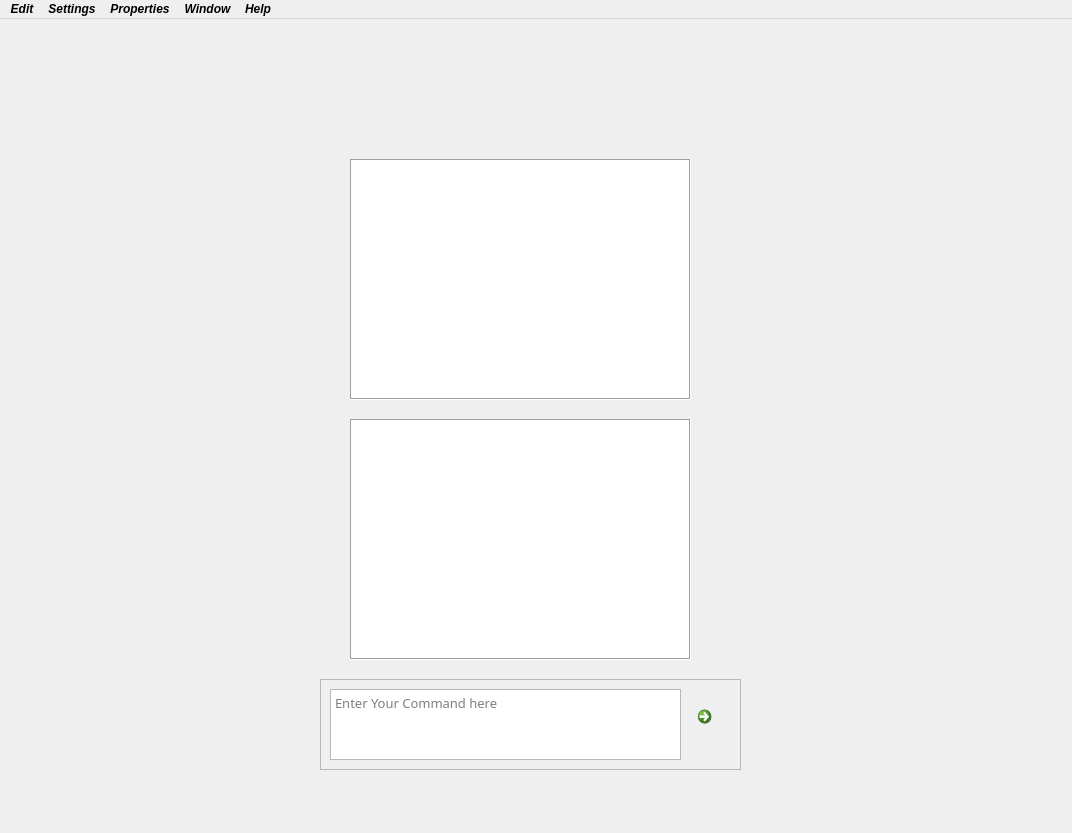
<?xml version="1.0" encoding="UTF-8"?>
<ui version="4.0">
 <class>MainWindow</class>
 <widget class="QMainWindow" name="MainWindow">
  <property name="enabled">
   <bool>true</bool>
  </property>
  <property name="geometry">
   <rect>
    <x>0</x>
    <y>0</y>
    <width>1072</width>
    <height>833</height>
   </rect>
  </property>
  <property name="mouseTracking">
   <bool>false</bool>
  </property>
  <property name="acceptDrops">
   <bool>false</bool>
  </property>
  <property name="windowTitle">
   <string>Jarvis</string>
  </property>
  <property name="windowIcon">
   <iconset>
    <normaloff>ico/icon.png</normaloff>ico/icon.png</iconset>
  </property>
  <property name="toolButtonStyle">
   <enum>Qt::ToolButtonTextBesideIcon</enum>
  </property>
  <property name="unifiedTitleAndToolBarOnMac">
   <bool>false</bool>
  </property>
  <widget class="QWidget" name="centralwidget">
   <widget class="QLabel" name="background">
    <property name="geometry">
     <rect>
      <x>-160</x>
      <y>-20</y>
      <width>1371</width>
      <height>841</height>
     </rect>
    </property>
    <property name="sizePolicy">
     <sizepolicy hsizetype="Expanding" vsizetype="Expanding">
      <horstretch>100</horstretch>
      <verstretch>100</verstretch>
     </sizepolicy>
    </property>
    <property name="sizeIncrement">
     <size>
      <width>5</width>
      <height>5</height>
     </size>
    </property>
    <property name="cursor">
     <cursorShape>ArrowCursor</cursorShape>
    </property>
    <property name="autoFillBackground">
     <bool>false</bool>
    </property>
    <property name="frameShape">
     <enum>QFrame::NoFrame</enum>
    </property>
    <property name="frameShadow">
     <enum>QFrame::Plain</enum>
    </property>
    <property name="text">
     <string/>
    </property>
    <property name="pixmap">
     <pixmap>images/live_wallpaper.gif</pixmap>
    </property>
    <property name="scaledContents">
     <bool>true</bool>
    </property>
    <property name="wordWrap">
     <bool>true</bool>
    </property>
   </widget>
   <widget class="QLabel" name="dateLable">
    <property name="geometry">
     <rect>
      <x>30</x>
      <y>10</y>
      <width>221</width>
      <height>51</height>
     </rect>
    </property>
    <property name="font">
     <font>
      <family>Magneto</family>
      <pointsize>9</pointsize>
      <weight>75</weight>
      <bold>true</bold>
     </font>
    </property>
    <property name="text">
     <string/>
    </property>
    <property name="textFormat">
     <enum>Qt::RichText</enum>
    </property>
    <property name="scaledContents">
     <bool>false</bool>
    </property>
    <property name="wordWrap">
     <bool>true</bool>
    </property>
   </widget>
   <widget class="QPushButton" name="exitButton">
    <property name="geometry">
     <rect>
      <x>760</x>
      <y>70</y>
      <width>221</width>
      <height>71</height>
     </rect>
    </property>
    <property name="cursor">
     <cursorShape>PointingHandCursor</cursorShape>
    </property>
    <property name="styleSheet">
     <string notr="true">background-image: url(:/redc/lib/exit - Copy.png);
border:none;</string>
    </property>
    <property name="text">
     <string/>
    </property>
   </widget>
   <widget class="QLabel" name="timeLable">
    <property name="geometry">
     <rect>
      <x>30</x>
      <y>100</y>
      <width>201</width>
      <height>51</height>
     </rect>
    </property>
    <property name="font">
     <font>
      <family>Magneto</family>
      <weight>75</weight>
      <bold>true</bold>
     </font>
    </property>
    <property name="text">
     <string/>
    </property>
    <property name="textFormat">
     <enum>Qt::RichText</enum>
    </property>
   </widget>
   <widget class="QScrollArea" name="scrollArea">
    <property name="geometry">
     <rect>
      <x>320</x>
      <y>120</y>
      <width>401</width>
      <height>541</height>
     </rect>
    </property>
    <property name="autoFillBackground">
     <bool>false</bool>
    </property>
    <property name="frameShape">
     <enum>QFrame::NoFrame</enum>
    </property>
    <property name="verticalScrollBarPolicy">
     <enum>Qt::ScrollBarAsNeeded</enum>
    </property>
    <property name="horizontalScrollBarPolicy">
     <enum>Qt::ScrollBarAsNeeded</enum>
    </property>
    <property name="sizeAdjustPolicy">
     <enum>QAbstractScrollArea::AdjustToContents</enum>
    </property>
    <property name="widgetResizable">
     <bool>true</bool>
    </property>
    <widget class="QWidget" name="scrollAreaWidgetContents">
     <property name="geometry">
      <rect>
       <x>0</x>
       <y>0</y>
       <width>401</width>
       <height>541</height>
      </rect>
     </property>
     <widget class="QTextEdit" name="responseArea">
      <property name="geometry">
       <rect>
        <x>30</x>
        <y>20</y>
        <width>341</width>
        <height>241</height>
       </rect>
      </property>
      <property name="cursor" stdset="0">
       <cursorShape>IBeamCursor</cursorShape>
      </property>
      <property name="autoFillBackground">
       <bool>false</bool>
      </property>
      <property name="frameShape">
       <enum>QFrame::Box</enum>
      </property>
      <property name="lineWidth">
       <number>1</number>
      </property>
      <property name="midLineWidth">
       <number>0</number>
      </property>
      <property name="autoFormatting">
       <set>QTextEdit::AutoBulletList</set>
      </property>
      <property name="lineWrapMode">
       <enum>QTextEdit::WidgetWidth</enum>
      </property>
      <property name="readOnly">
       <bool>true</bool>
      </property>
      <property name="overwriteMode">
       <bool>false</bool>
      </property>
      <property name="textInteractionFlags">
       <set>Qt::LinksAccessibleByKeyboard|Qt::LinksAccessibleByMouse|Qt::TextBrowserInteraction|Qt::TextSelectableByKeyboard|Qt::TextSelectableByMouse</set>
      </property>
     </widget>
     <widget class="QTextEdit" name="userCommandArea">
      <property name="geometry">
       <rect>
        <x>30</x>
        <y>280</y>
        <width>341</width>
        <height>241</height>
       </rect>
      </property>
      <property name="minimumSize">
       <size>
        <width>341</width>
        <height>5</height>
       </size>
      </property>
      <property name="font">
       <font>
        <family>Consolas</family>
        <pointsize>10</pointsize>
        <weight>75</weight>
        <italic>true</italic>
        <bold>true</bold>
        <strikeout>false</strikeout>
        <stylestrategy>PreferAntialias</stylestrategy>
        <kerning>true</kerning>
       </font>
      </property>
      <property name="cursor" stdset="0">
       <cursorShape>IBeamCursor</cursorShape>
      </property>
      <property name="mouseTracking">
       <bool>true</bool>
      </property>
      <property name="tabletTracking">
       <bool>true</bool>
      </property>
      <property name="autoFillBackground">
       <bool>true</bool>
      </property>
      <property name="frameShape">
       <enum>QFrame::Box</enum>
      </property>
      <property name="frameShadow">
       <enum>QFrame::Sunken</enum>
      </property>
      <property name="sizeAdjustPolicy">
       <enum>QAbstractScrollArea::AdjustIgnored</enum>
      </property>
      <property name="autoFormatting">
       <set>QTextEdit::AutoAll</set>
      </property>
      <property name="undoRedoEnabled">
       <bool>true</bool>
      </property>
      <property name="lineWrapMode">
       <enum>QTextEdit::WidgetWidth</enum>
      </property>
      <property name="readOnly">
       <bool>true</bool>
      </property>
      <property name="html">
       <string>&lt;!DOCTYPE HTML PUBLIC &quot;-//W3C//DTD HTML 4.0//EN&quot; &quot;http://www.w3.org/TR/REC-html40/strict.dtd&quot;&gt;
&lt;html&gt;&lt;head&gt;&lt;meta name=&quot;qrichtext&quot; content=&quot;1&quot; /&gt;&lt;style type=&quot;text/css&quot;&gt;
p, li { white-space: pre-wrap; }
&lt;/style&gt;&lt;/head&gt;&lt;body style=&quot; font-family:'Consolas'; font-size:10pt; font-weight:600; font-style:italic;&quot;&gt;
&lt;p style=&quot;-qt-paragraph-type:empty; margin-top:0px; margin-bottom:0px; margin-left:0px; margin-right:0px; -qt-block-indent:0; text-indent:10px; font-family:'MS Shell Dlg 2'; font-size:7.8pt; font-weight:400; font-style:normal;&quot;&gt;&lt;br /&gt;&lt;/p&gt;&lt;/body&gt;&lt;/html&gt;</string>
      </property>
      <property name="overwriteMode">
       <bool>false</bool>
      </property>
      <property name="textInteractionFlags">
       <set>Qt::LinksAccessibleByKeyboard|Qt::LinksAccessibleByMouse|Qt::TextBrowserInteraction|Qt::TextSelectableByKeyboard|Qt::TextSelectableByMouse</set>
      </property>
     </widget>
    </widget>
   </widget>
   <widget class="QLabel" name="loading">
    <property name="geometry">
     <rect>
      <x>310</x>
      <y>10</y>
      <width>411</width>
      <height>61</height>
     </rect>
    </property>
    <property name="text">
     <string/>
    </property>
   </widget>
   <widget class="QFrame" name="commandFrame">
    <property name="geometry">
     <rect>
      <x>320</x>
      <y>660</y>
      <width>421</width>
      <height>91</height>
     </rect>
    </property>
    <property name="frameShape">
     <enum>QFrame::StyledPanel</enum>
    </property>
    <property name="frameShadow">
     <enum>QFrame::Raised</enum>
    </property>
    <widget class="QTextEdit" name="commandInputBox">
     <property name="enabled">
      <bool>true</bool>
     </property>
     <property name="geometry">
      <rect>
       <x>10</x>
       <y>10</y>
       <width>351</width>
       <height>71</height>
      </rect>
     </property>
     <property name="font">
      <font>
       <family>Rockwell</family>
       <pointsize>10</pointsize>
      </font>
     </property>
     <property name="autoFillBackground">
      <bool>false</bool>
     </property>
     <property name="tabChangesFocus">
      <bool>true</bool>
     </property>
     <property name="overwriteMode">
      <bool>false</bool>
     </property>
     <property name="textInteractionFlags">
      <set>Qt::LinksAccessibleByKeyboard|Qt::LinksAccessibleByMouse|Qt::TextBrowserInteraction|Qt::TextEditable|Qt::TextEditorInteraction|Qt::TextSelectableByKeyboard|Qt::TextSelectableByMouse</set>
     </property>
     <property name="placeholderText">
      <string>Enter Your Command here</string>
     </property>
    </widget>
    <widget class="QCommandLinkButton" name="commandButton">
     <property name="geometry">
      <rect>
       <x>370</x>
       <y>20</y>
       <width>41</width>
       <height>51</height>
      </rect>
     </property>
     <property name="cursor">
      <cursorShape>PointingHandCursor</cursorShape>
     </property>
     <property name="autoFillBackground">
      <bool>true</bool>
     </property>
     <property name="text">
      <string/>
     </property>
     <property name="iconSize">
      <size>
       <width>100</width>
       <height>100</height>
      </size>
     </property>
     <property name="checkable">
      <bool>false</bool>
     </property>
     <property name="autoRepeat">
      <bool>false</bool>
     </property>
     <property name="autoExclusive">
      <bool>false</bool>
     </property>
     <property name="autoRepeatDelay">
      <number>500</number>
     </property>
     <property name="autoRepeatInterval">
      <number>500</number>
     </property>
     <property name="autoDefault">
      <bool>false</bool>
     </property>
     <property name="default">
      <bool>false</bool>
     </property>
    </widget>
   </widget>
   <widget class="QPushButton" name="enableMic">
    <property name="enabled">
     <bool>true</bool>
    </property>
    <property name="geometry">
     <rect>
      <x>370</x>
      <y>760</y>
      <width>41</width>
      <height>41</height>
     </rect>
    </property>
    <property name="cursor">
     <cursorShape>PointingHandCursor</cursorShape>
    </property>
    <property name="layoutDirection">
     <enum>Qt::LeftToRight</enum>
    </property>
    <property name="text">
     <string/>
    </property>
    <property name="icon">
     <iconset>
      <normaloff>ico/mic.ico</normaloff>ico/mic.ico</iconset>
    </property>
    <property name="iconSize">
     <size>
      <width>50</width>
      <height>50</height>
     </size>
    </property>
    <property name="autoDefault">
     <bool>false</bool>
    </property>
    <property name="default">
     <bool>false</bool>
    </property>
    <property name="flat">
     <bool>true</bool>
    </property>
   </widget>
   <widget class="QPushButton" name="settings">
    <property name="geometry">
     <rect>
      <x>580</x>
      <y>760</y>
      <width>41</width>
      <height>41</height>
     </rect>
    </property>
    <property name="cursor">
     <cursorShape>PointingHandCursor</cursorShape>
    </property>
    <property name="autoFillBackground">
     <bool>false</bool>
    </property>
    <property name="text">
     <string/>
    </property>
    <property name="icon">
     <iconset>
      <normaloff>ico/setting.ico</normaloff>ico/setting.ico</iconset>
    </property>
    <property name="iconSize">
     <size>
      <width>50</width>
      <height>50</height>
     </size>
    </property>
    <property name="flat">
     <bool>true</bool>
    </property>
   </widget>
   <zorder>background</zorder>
   <zorder>dateLable</zorder>
   <zorder>exitButton</zorder>
   <zorder>timeLable</zorder>
   <zorder>loading</zorder>
   <zorder>scrollArea</zorder>
   <zorder>commandFrame</zorder>
   <zorder>enableMic</zorder>
   <zorder>settings</zorder>
  </widget>
  <widget class="QMenuBar" name="menuBar">
   <property name="geometry">
    <rect>
     <x>0</x>
     <y>0</y>
     <width>1072</width>
     <height>26</height>
    </rect>
   </property>
   <property name="font">
    <font>
     <weight>75</weight>
     <italic>true</italic>
     <bold>true</bold>
     <underline>false</underline>
     <stylestrategy>PreferAntialias</stylestrategy>
    </font>
   </property>
   <property name="cursor">
    <cursorShape>PointingHandCursor</cursorShape>
   </property>
   <property name="focusPolicy">
    <enum>Qt::ClickFocus</enum>
   </property>
   <property name="defaultUp">
    <bool>false</bool>
   </property>
   <property name="nativeMenuBar">
    <bool>true</bool>
   </property>
   <widget class="QMenu" name="menuSettings">
    <property name="title">
     <string>Settings</string>
    </property>
    <widget class="QMenu" name="menuConfigure">
     <property name="geometry">
      <rect>
       <x>468</x>
       <y>156</y>
       <width>162</width>
       <height>78</height>
      </rect>
     </property>
     <property name="title">
      <string>Configure</string>
     </property>
     <addaction name="actionAdd_Dictionary"/>
    </widget>
    <addaction name="menuConfigure"/>
   </widget>
   <widget class="QMenu" name="menuHelp">
    <property name="title">
     <string>Help</string>
    </property>
    <addaction name="actionHow_to_use"/>
    <addaction name="separator"/>
    <addaction name="actionAbout"/>
    <addaction name="actionAbout_APIs"/>
    <addaction name="actionAbout_Developers"/>
   </widget>
   <widget class="QMenu" name="menuWindow">
    <property name="title">
     <string>Window</string>
    </property>
    <addaction name="actionReload"/>
    <addaction name="actionMinimize"/>
    <addaction name="actionMaximize"/>
    <addaction name="separator"/>
    <addaction name="actionClose"/>
   </widget>
   <widget class="QMenu" name="menuProperties">
    <property name="title">
     <string>Properties</string>
    </property>
   </widget>
   <widget class="QMenu" name="menuEdit">
    <property name="title">
     <string>Edit</string>
    </property>
    <addaction name="actionCut"/>
    <addaction name="actionCopy"/>
    <addaction name="actionPaste"/>
    <addaction name="separator"/>
    <addaction name="actionSelect"/>
    <addaction name="actionFind"/>
   </widget>
   <addaction name="menuEdit"/>
   <addaction name="menuSettings"/>
   <addaction name="menuProperties"/>
   <addaction name="menuWindow"/>
   <addaction name="menuHelp"/>
  </widget>
  <action name="actionAdd_Dictionary">
   <property name="text">
    <string>Add Dictionary</string>
   </property>
  </action>
  <action name="actionMinimize">
   <property name="checkable">
    <bool>true</bool>
   </property>
   <property name="icon">
    <iconset>
     <normalon>ico/min.ico</normalon>
    </iconset>
   </property>
   <property name="text">
    <string>Minimize</string>
   </property>
   <property name="shortcut">
    <string>Ctrl+M</string>
   </property>
   <property name="menuRole">
    <enum>QAction::ApplicationSpecificRole</enum>
   </property>
   <property name="shortcutVisibleInContextMenu">
    <bool>true</bool>
   </property>
   <property name="priority">
    <enum>QAction::HighPriority</enum>
   </property>
  </action>
  <action name="actionMaximize">
   <property name="checkable">
    <bool>true</bool>
   </property>
   <property name="icon">
    <iconset>
     <normalon>ico/max.ico</normalon>
    </iconset>
   </property>
   <property name="text">
    <string>Maximize</string>
   </property>
   <property name="shortcut">
    <string>Ctrl+Shift+M</string>
   </property>
   <property name="shortcutContext">
    <enum>Qt::WindowShortcut</enum>
   </property>
   <property name="menuRole">
    <enum>QAction::ApplicationSpecificRole</enum>
   </property>
   <property name="shortcutVisibleInContextMenu">
    <bool>true</bool>
   </property>
   <property name="priority">
    <enum>QAction::NormalPriority</enum>
   </property>
  </action>
  <action name="actionHow_to_use">
   <property name="checkable">
    <bool>false</bool>
   </property>
   <property name="icon">
    <iconset>
     <normalon>ico/help.ico</normalon>
    </iconset>
   </property>
   <property name="text">
    <string>How to use ?</string>
   </property>
   <property name="shortcut">
    <string extracomment="Ctrl+?">Ctrl+Shift+/</string>
   </property>
   <property name="menuRole">
    <enum>QAction::PreferencesRole</enum>
   </property>
  </action>
  <action name="actionAbout">
   <property name="icon">
    <iconset>
     <normalon>ico/about.ico</normalon>
    </iconset>
   </property>
   <property name="text">
    <string>About this project</string>
   </property>
   <property name="menuRole">
    <enum>QAction::AboutRole</enum>
   </property>
  </action>
  <action name="actionAbout_Developers">
   <property name="icon">
    <iconset>
     <normalon>ico/about.ico</normalon>
    </iconset>
   </property>
   <property name="text">
    <string>About Developers</string>
   </property>
   <property name="menuRole">
    <enum>QAction::PreferencesRole</enum>
   </property>
  </action>
  <action name="actionAbout_APIs">
   <property name="icon">
    <iconset>
     <normalon>ico/about.ico</normalon>
    </iconset>
   </property>
   <property name="text">
    <string>About APIs</string>
   </property>
   <property name="menuRole">
    <enum>QAction::PreferencesRole</enum>
   </property>
  </action>
  <action name="actionPaste">
   <property name="icon">
    <iconset>
     <normalon>ico/paste.ico</normalon>
    </iconset>
   </property>
   <property name="text">
    <string>Paste</string>
   </property>
   <property name="shortcut">
    <string>Ctrl+V</string>
   </property>
  </action>
  <action name="actionCopy">
   <property name="checkable">
    <bool>true</bool>
   </property>
   <property name="checked">
    <bool>false</bool>
   </property>
   <property name="icon">
    <iconset>
     <normalon>ico/copy.ico</normalon>
    </iconset>
   </property>
   <property name="text">
    <string>Copy</string>
   </property>
   <property name="shortcut">
    <string>Ctrl+C</string>
   </property>
  </action>
  <action name="actionSelect">
   <property name="checkable">
    <bool>true</bool>
   </property>
   <property name="icon">
    <iconset>
     <normalon>ico/select_all.ico</normalon>
    </iconset>
   </property>
   <property name="text">
    <string>Select All</string>
   </property>
   <property name="shortcut">
    <string>Shift+A</string>
   </property>
  </action>
  <action name="actionFind">
   <property name="icon">
    <iconset>
     <normalon>ico/find.ico</normalon>
    </iconset>
   </property>
   <property name="text">
    <string>Find</string>
   </property>
   <property name="shortcut">
    <string>Ctrl+F</string>
   </property>
  </action>
  <action name="actionClose">
   <property name="checkable">
    <bool>true</bool>
   </property>
   <property name="icon">
    <iconset>
     <normalon>ico/close .ico</normalon>
    </iconset>
   </property>
   <property name="text">
    <string>Close</string>
   </property>
   <property name="shortcut">
    <string>Ctrl+W</string>
   </property>
   <property name="menuRole">
    <enum>QAction::QuitRole</enum>
   </property>
   <property name="priority">
    <enum>QAction::HighPriority</enum>
   </property>
  </action>
  <action name="actionCut">
   <property name="icon">
    <iconset>
     <normalon>ico/cut.ico</normalon>
    </iconset>
   </property>
   <property name="text">
    <string>Cut</string>
   </property>
   <property name="shortcut">
    <string>Ctrl+X</string>
   </property>
  </action>
  <action name="actionReload">
   <property name="checkable">
    <bool>true</bool>
   </property>
   <property name="checked">
    <bool>false</bool>
   </property>
   <property name="icon">
    <iconset>
     <normalon>ico/redo.ico</normalon>
    </iconset>
   </property>
   <property name="text">
    <string>Reload</string>
   </property>
   <property name="shortcut">
    <string>Ctrl+R</string>
   </property>
   <property name="shortcutContext">
    <enum>Qt::WindowShortcut</enum>
   </property>
   <property name="shortcutVisibleInContextMenu">
    <bool>true</bool>
   </property>
   <property name="priority">
    <enum>QAction::HighPriority</enum>
   </property>
  </action>
 </widget>
 <resources/>
 <connections/>
</ui>
